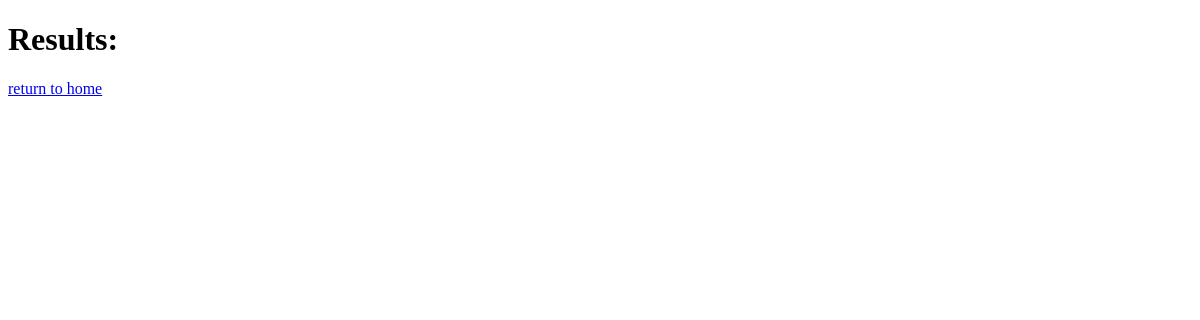
Before: /browse/results/ with the older database file.
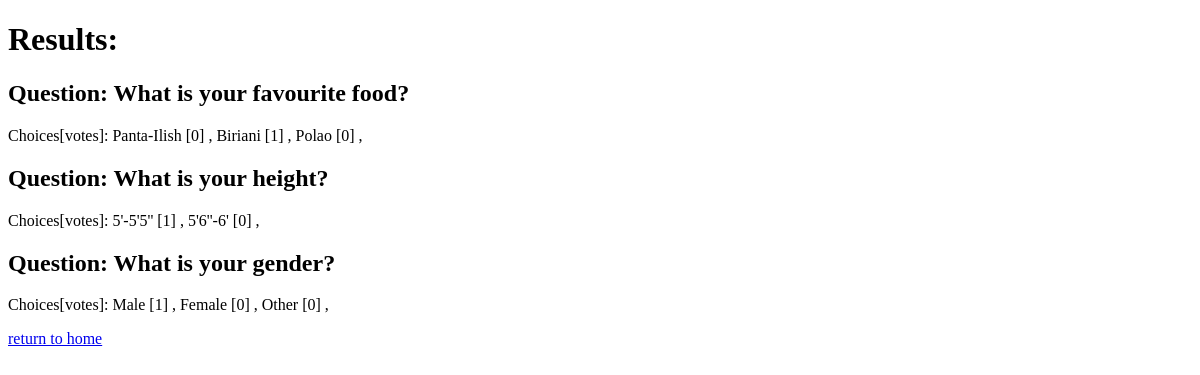
After: the same page with the newer database file.
### myWebsite/models.py (models this page shows, shortened)
class Question(models.Model):
    question_text = models.CharField(max_length = 200)
    publish_date = models.DateTimeField("date published")

class Choice(models.Model):
    question = models.ForeignKey(Question, on_delete=models.CASCADE)
    choice_text = models.CharField(max_length = 200)
    votes = models.IntegerField(default = 0)

### myWebsite/views.py (the view)
# urls.py: path("browse/results/", views.results, name="results"),
def results(request):
    questions = Question.objects.all()
    context = {
        "questions": questions
    }
    template = loader.get_template("results.html")
    return HttpResponse(template.render(context, request))

### myWebsite/templates/results.html (shortened to what this page needs)
<!DOCTYPE html>
<html lang="en">
<head>
</head>
<body>
    <header>
        <h1>Results: </h1>
    </header>
    <article class="main">
        {% for question in questions %}
        <section class="question">
            <p><h2>Question: {{ question.question_text }}</h2></p>
            <p>Choices[votes]:
                {% for choice in question.choice_set.all %}
                {{choice.choice_text}} [{{choice.votes}}] ,
                {% endfor %}
            </p>
        </section>
        {% endfor %}
    </article>
    <footer>
        <p><a href="{% url 'myWebsite:home' %}">return to home</a></p>
    </footer>
</body>
</html>

Changed rows visible on the page:
added Question: question_text "What is your favourite food?"
added Choice: choice_text "Panta-Ilish", votes "0", shown under "What is your favourite food?"
added Choice: choice_text "Biriani", votes "1", shown under "What is your favourite food?"
added Choice: choice_text "Polao", votes "0", shown under "What is your favourite food?"
added Question: question_text "What is your height?"
added Choice: choice_text "5'-5'5''", votes "1", shown under "What is your height?"
added Choice: choice_text "5'6''-6'", votes "0", shown under "What is your height?"
added Question: question_text "What is your gender?"
added Choice: choice_text "Male", votes "1", shown under "What is your gender?"
added Choice: choice_text "Female", votes "0", shown under "What is your gender?"
added Choice: choice_text "Other", votes "0", shown under "What is your gender?"
